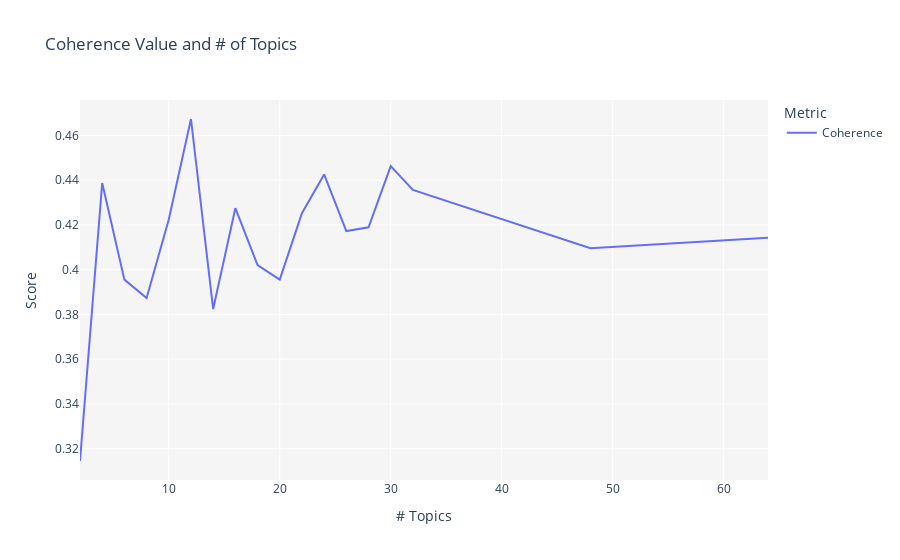

Notebook code cell kept with this figure:
### Markdown cell above
El modelo con la puntuación de coherencia más alta es el mejor modelo basado en criterios de evaluación intrínsecos. Por muy atractivo que pueda parecer, el rendimiento de un modelo de tema no se puede capturar en un número, es decir, la puntuación de coherencia, no viene sin sus desventajas. 

Solo se ha cubierto Coherence en esta Memoria. La otra medida popular es la perplejidad. Captura cuán sorprendido está un modelo de nuevos datos que no ha visto antes, y se mide como la probabilidad logarítmica normalizada de un conjunto de pruebas retenido. Centrándose en la parte de probabilidad logarítmica, se puede pensar en la métrica de perplejidad como una medida de la probabilidad de que se den algunos datos nuevos no vistos en el modelo que se aprendió anteriormente. Es decir, qué tan bien representa o reproduce el modelo las estadísticas de los datos retenidos. Sin embargo, estudios recientes han demostrado que la probabilidad predictiva (o lo que es lo mismo, la perplejidad) y el juicio humano a menudo no están correlacionados, e incluso a veces están ligeramente correlacionados, ya que la optimización de la perplejidad puede no producir temas interpretables por humanos.

### Code cell
custom_grid = [2,4,6,8,10,12,14,16,18,20,22,24,26,28,30,32,48,64]

tuned_unsupervised = tune_model(model = 'lda', custom_grid = custom_grid ,multi_core = True)

save_model(tuned_unsupervised, ruta_modelo)

### Figure 1 — Plotly figure (JSON) as saved in the notebook; plotly's stock layout.template omitted (floating-point values rounded to 4 significant figures)
{"data": [{"hovertemplate": "Metric=Coherence<br># Topics=%{x}<br>Score=%{y}<extra></extra>", "legendgroup": "Coherence", "line": {"color": "#636efa", "dash": "solid", "shape": "linear"}, "mode": "lines", "name": "Coherence", "orientation": "v", "showlegend": true, "type": "scatter", "x": [2, 4, 6, 8, 10, 12, 14, 16, 18, 20, 22, 24, 26, 28, 30, 32, 48, 64], "xaxis": "x", "y": [0.3145, 0.4387, 0.3955, 0.3874, 0.4224, 0.4673, 0.3824, 0.4275, 0.4021, 0.3955, 0.4252, 0.4426, 0.4172, 0.4189, 0.4463, 0.4356, 0.4096, 0.4143], "yaxis": "y"}], "layout": {"legend": {"title": {"text": "Metric"}, "tracegroupgap": 0}, "plot_bgcolor": "rgb(245,245,245)", "title": {"text": "Coherence Value and # of Topics"}, "xaxis": {"anchor": "y", "domain": [0, 1], "title": {"text": "# Topics"}}, "yaxis": {"anchor": "x", "domain": [0, 1], "title": {"text": "Score"}}}}
